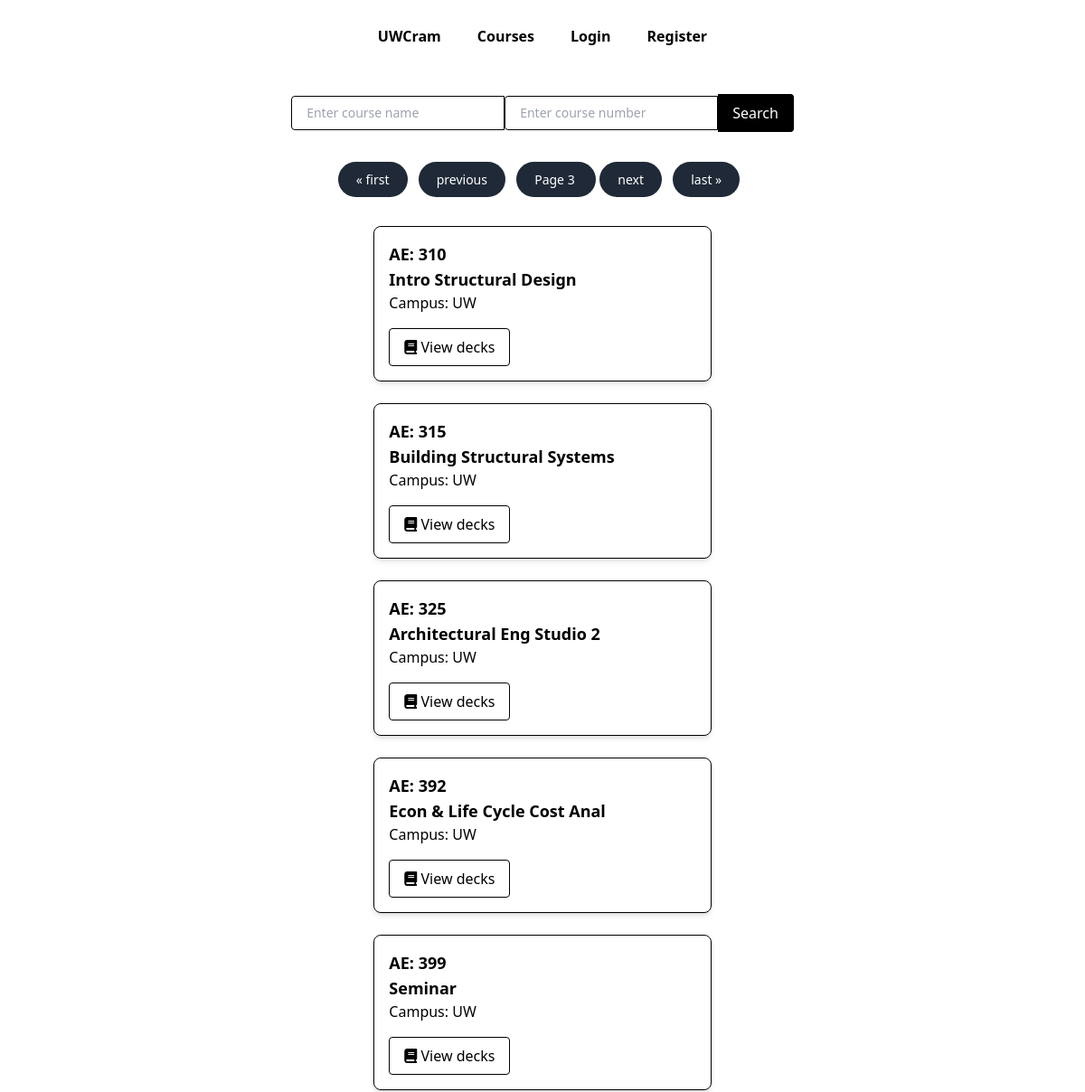
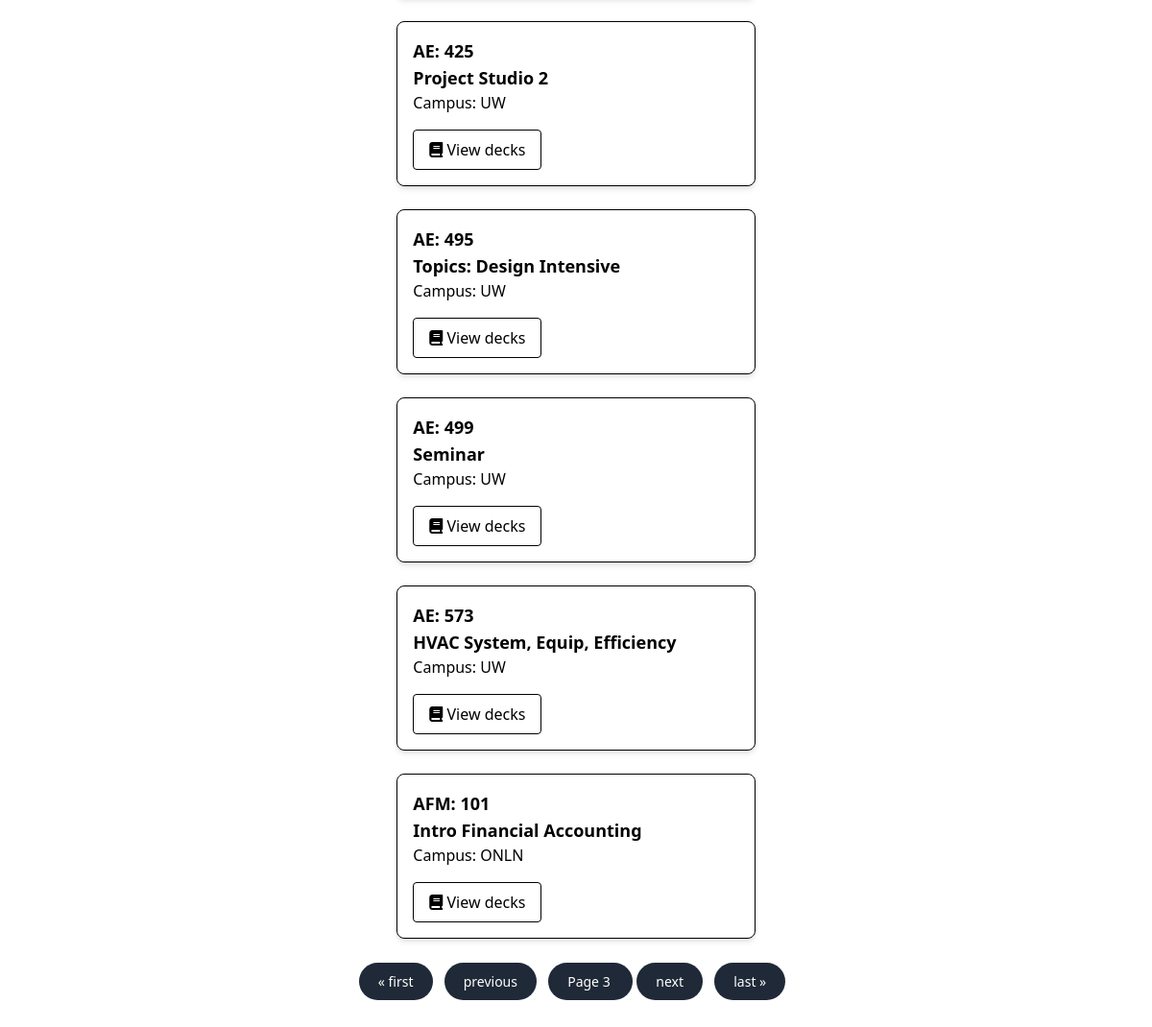
Screenshot of /courses?page=3 with the database file from the repository (2 pictures, top to bottom).
### webapp/models.py (models this page shows)
class Course(models.Model):
    subject = models.TextField()
    catalog_number = models.TextField()
    title = models.TextField()
    topic = models.TextField()
    campus = models.TextField()

### webapp/views.py (the view, shortened to what this page needs)
# urls.py: path("courses",views.courses,name="courses"),
def courses(request):
    all_courses = Course.objects.all()
    paginator = Paginator(all_courses, 10)
    page_number = request.GET.get("page")
    page_obj = paginator.get_page(page_number)
    return render(request, 'webapp/courses.html', {
        "page_obj": page_obj
    })

### webapp/templates/webapp/courses.html (shortened to what this page needs)
{% extends 'webapp/layout.html' %}
{% block body %}
<form action="{% url 'courses' %}" method="POST" class="py-6">
    <div class="flex items-center justify-center">
        <input
        type="text"
        name="subject"
        placeholder="Enter course name"
        class="border border-black rounded-l px-4 py-2 text-black text-sm outline-none focus:ring-1 focus:ring-black"
        />
        <input
        type="text"
        name="catalog_number"
        placeholder="Enter course number"
        class="border border-black rounded-l px-4 py-2 text-black text-sm outline-none focus:ring-1 focus:ring-black"
        />
        <button
        type="submit"
        class="border border-black border-l-0 bg-black text-white rounded-r px-4 py-2 hover:bg-gray-800"
        >
        Search
        </button>
    </div>
</form>
<div class="pagination justify-center items-center text-center mt-4 mb-10">
    <span class="step-links">
        {% if page_obj.has_previous %}
            <a href="?page=1" class="text-white bg-gray-800 hover:bg-gray-900 focus:outline-none focus:ring-4 focus:ring-gray-300 font-medium rounded-full text-sm px-5 py-2.5 me-2 mb-2 dark:bg-gray-800 dark:hover:bg-gray-700 dark:focus:ring-gray-700 dark:border-gray-700">&laquo; first</a>
            <a href="?page={{ page_obj.previous_page_number }}" class="text-white bg-gray-800 hover:bg-gray-900 focus:outline-none focus:ring-4 focus:ring-gray-300 font-medium rounded-full text-sm px-5 py-2.5 me-2 mb-2 dark:bg-gray-800 dark:hover:bg-gray-700 dark:focus:ring-gray-700 dark:border-gray-700">previous</a>
        {% endif %}
        <span class="current mr-1 text-white bg-gray-800 hover:bg-gray-900 focus:outline-none focus:ring-4 focus:ring-gray-300 font-medium rounded-full text-sm px-5 py-2.5 me-2 mb-2 dark:bg-gray-800 dark:hover:bg-gray-700 dark:focus:ring-gray-700 dark:border-gray-700">
            Page {{ page_obj.number }}
        </span>
        {% if page_obj.has_next %}
            <a href="?page={{ page_obj.next_page_number }}" class="text-white bg-gray-800 hover:bg-gray-900 focus:outline-none focus:ring-4 focus:ring-gray-300 font-medium rounded-full text-sm px-5 py-2.5 me-2 mb-2 dark:bg-gray-800 dark:hover:bg-gray-700 dark:focus:ring-gray-700 dark:border-gray-700">next</a>
            <a href="?page={{ page_obj.paginator.num_pages }}" class="text-white bg-gray-800 hover:bg-gray-900 focus:outline-none focus:ring-4 focus:ring-gray-300 font-medium rounded-full text-sm px-5 py-2.5 me-2 mb-2 dark:bg-gray-800 dark:hover:bg-gray-700 dark:focus:ring-gray-700 dark:border-gray-700">last &raquo;</a>
        {% endif %}
    </span>
</div>
<div class="grid grid-cols-3 gap-6 px-4 mt-10">
    <div></div>
    <div class="col-span-1">
    <div class="grid grid-cols-1 gap-6 justify-center items-center">
        {% for course in page_obj %}
        <div class="shadow-md border border-black rounded-lg p-4">
            <h2 class="text-lg font-bold">{{ course.subject }}: {{ course.catalog_number }}</h2>
            <h2 class="text-lg font-bold">{{ course.title }}</h2>
            <p> Campus: {{ course.campus }} </p>
            <a
                href="{% url 'deck-course' course.id %}"
                class="mt-4 inline-block border border-black text-black py-2 px-4 rounded hover:bg-black hover:text-white"
                >
                <i class="fa fa-book" aria-hidden="true"></i> View decks
            </a>
        </div>
        {% endfor %}
    </div>
    </div>
    <div></div>
</div>
<div class="pagination justify-center items-center text-center mt-8 mb-10">
    <span class="step-links">
        {% if page_obj.has_previous %}
            <a href="?page=1" class="text-white bg-gray-800 hover:bg-gray-900 focus:outline-none focus:ring-4 focus:ring-gray-300 font-medium rounded-full text-sm px-5 py-2.5 me-2 mb-2 dark:bg-gray-800 dark:hover:bg-gray-700 dark:focus:ring-gray-700 dark:border-gray-700">&laquo; first</a>
            <a href="?page={{ page_obj.previous_page_number }}" class="text-white bg-gray-800 hover:bg-gray-900 focus:outline-none focus:ring-4 focus:ring-gray-300 font-medium rounded-full text-sm px-5 py-2.5 me-2 mb-2 dark:bg-gray-800 dark:hover:bg-gray-700 dark:focus:ring-gray-700 dark:border-gray-700">previous</a>
        {% endif %}
        <span class="current mr-1 text-white bg-gray-800 hover:bg-gray-900 focus:outline-none focus:ring-4 focus:ring-gray-300 font-medium rounded-full text-sm px-5 py-2.5 me-2 mb-2 dark:bg-gray-800 dark:hover:bg-gray-700 dark:focus:ring-gray-700 dark:border-gray-700">
            Page {{ page_obj.number }}
        </span>
        {% if page_obj.has_next %}
            <a href="?page={{ page_obj.next_page_number }}" class="text-white bg-gray-800 hover:bg-gray-900 focus:outline-none focus:ring-4 focus:ring-gray-300 font-medium rounded-full text-sm px-5 py-2.5 me-2 mb-2 dark:bg-gray-800 dark:hover:bg-gray-700 dark:focus:ring-gray-700 dark:border-gray-700">next</a>
            <a href="?page={{ page_obj.paginator.num_pages }}" class="text-white bg-gray-800 hover:bg-gray-900 focus:outline-none focus:ring-4 focus:ring-gray-300 font-medium rounded-full text-sm px-5 py-2.5 me-2 mb-2 dark:bg-gray-800 dark:hover:bg-gray-700 dark:focus:ring-gray-700 dark:border-gray-700">last &raquo;</a>
        {% endif %}
    </span>
</div>
{% endblock %}

### rows the page displays
Course: subject "AE", catalog_number "310", title "Intro Structural Design", campus "UW"
Course: subject "AE", catalog_number "315", title "Building Structural Systems", campus "UW"
Course: subject "AE", catalog_number "325", title "Architectural Eng Studio 2", campus "UW"
Course: subject "AE", catalog_number "392", title "Econ & Life Cycle Cost Anal", campus "UW"
Course: subject "AE", catalog_number "399", title "Seminar", campus "UW"
Course: subject "AE", catalog_number "425", title "Project Studio 2", campus "UW"
Course: subject "AE", catalog_number "495", title "Topics: Design Intensive", campus "UW"
Course: subject "AE", catalog_number "499", title "Seminar", campus "UW"
Course: subject "AE", catalog_number "573", title "HVAC System, Equip, Efficiency", campus "UW"
Course: subject "AFM", catalog_number "101", title "Intro Financial Accounting", campus "ONLN"

### other values shown
{{ page_obj.number }} "3"
